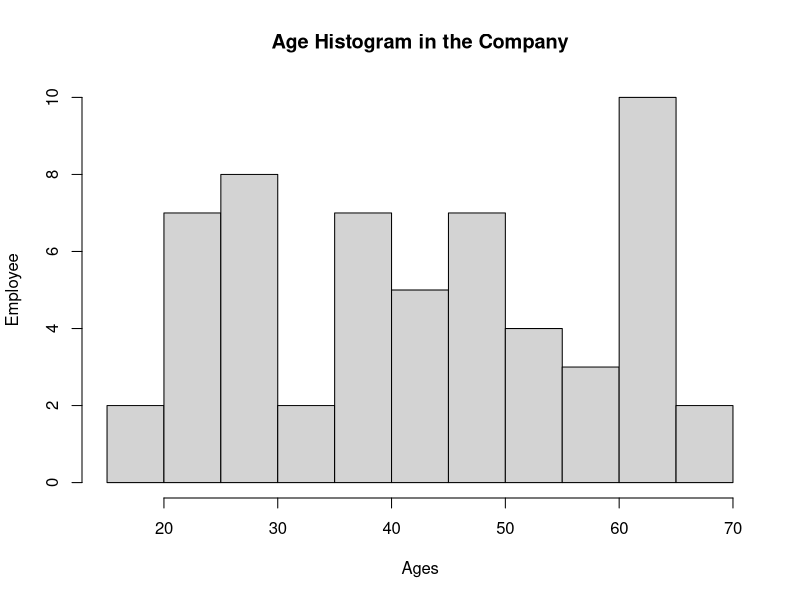
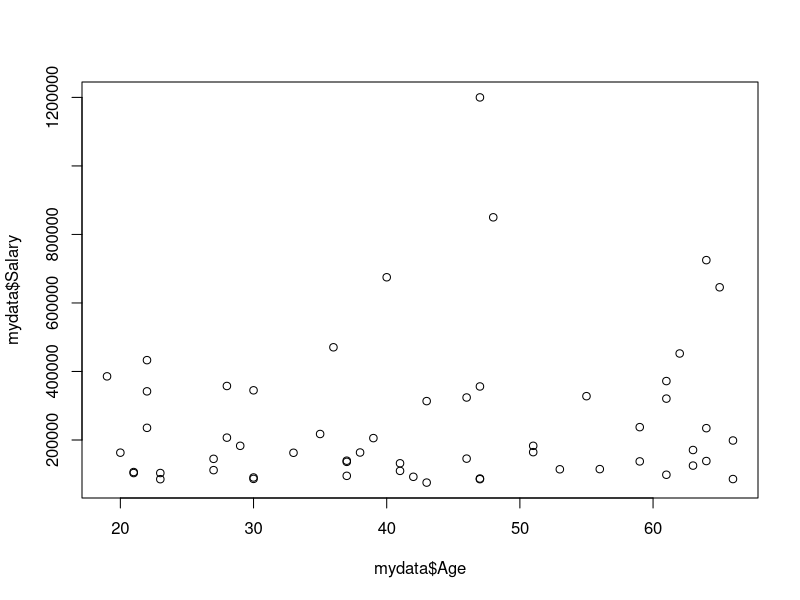

These charts were generated, in order, by the following R code: (Note: this script raises an error after producing the figures.)
# *********      GRAPHICS IN R    ********** --- 
#R can produce hihg quality graphics
?read.table
?hist #show help about command
?plot 
?ggplot2



# read data from txt file from the worksheet named mysheet
mydata <- read.csv(file = "Resource/data_sample01.txt", header = TRUE, row.names = 1, encoding = "UTF-8", sep = ";", dec = ".", quote = "\"", comment.char = "")

head(mydata) # view few rows to ge feel of the data
str(mydata)

#convert sallary in to numeric
mydata$Salary <- as.numeric(sub('\\$', '', as.character(mydata$Salary)))
mydata$Salary

#frequency of the value
hist(mydata$Age, main = "Age Histogram in the Company", ylab = "Employee", xlab = "Ages")

min(mydata$Age)

#scatter plots of two columns (showing correlation between columns)
plot(mydata$Age, mydata$Salary)

plot(mydata$Position, mydata$Salary)

#corellation between category and numeric col
library(ggplot2)

#which sallary is higher
ggplot(mydata, aes(x = mydata$Gender, fill = Salary)) + geom_bar(width = 0.5)


#plot Sallary grouped by Smoker and Gender

ggplot(mydata, aes(x = Office, fill = Salary)) +

      geom_bar(width = 0.5) +

      facet_wrap( ~ Gender) +

      ggtitle("Salary") +

      xlab("Office") +

      ylab("Salary") +

      labs(fill = "Salary")
#---- 